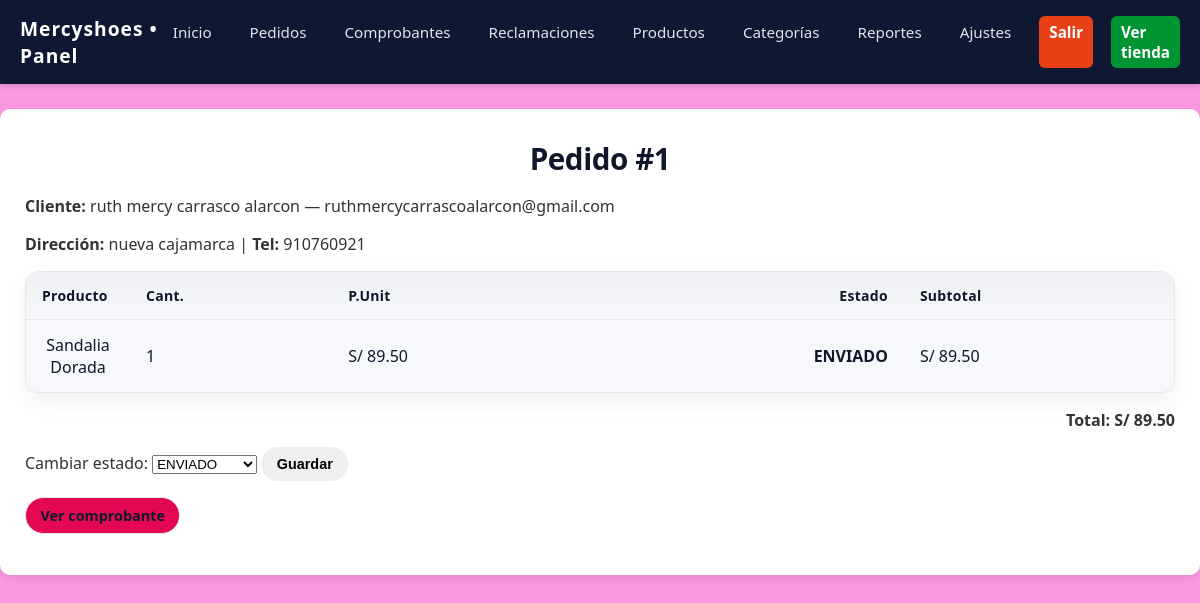
/index.php?r=admin/order/1 (signed in), run on the app's committed database.
### tables this page shows
CREATE TABLE IF NOT EXISTS orders (
  id INT AUTO_INCREMENT PRIMARY KEY,
  customer_name VARCHAR(200) NOT NULL,
  customer_email VARCHAR(150) NOT NULL,
  customer_phone VARCHAR(60) DEFAULT '',
  customer_address VARCHAR(255) DEFAULT '',
  total DECIMAL(10,2) NOT NULL DEFAULT 0,
  payment_receipt VARCHAR(255) NOT NULL DEFAULT '',
  status ENUM('PENDIENTE','PAGADO','ENVIADO','CANCELADO') DEFAULT 'PENDIENTE',
  created_at TIMESTAMP DEFAULT CURRENT_TIMESTAMP
);

CREATE TABLE IF NOT EXISTS order_items (
  id INT AUTO_INCREMENT PRIMARY KEY,
  order_id INT NOT NULL,
  product_id INT NOT NULL,
  quantity INT NOT NULL,
  unit_price DECIMAL(10,2) NOT NULL,
  subtotal DECIMAL(10,2) NOT NULL,
  FOREIGN KEY (order_id) REFERENCES orders(id) ON DELETE CASCADE,
  FOREIGN KEY (product_id) REFERENCES products(id) ON DELETE RESTRICT
);

CREATE TABLE IF NOT EXISTS products (
  id INT AUTO_INCREMENT PRIMARY KEY,
  category_id INT NULL,
  name VARCHAR(200) NOT NULL,
  description TEXT,
  price DECIMAL(10,2) NOT NULL DEFAULT 0,
  stock INT NOT NULL DEFAULT 0,
  image VARCHAR(255) DEFAULT '',
  FOREIGN KEY (category_id) REFERENCES categories(id) ON DELETE SET NULL
);

### core/Controller.php (called while the page is built, shortened)
<?php
class Controller {
    protected function render($viewPath, $data = [], $layout = 'main') {
        extract($data);
        $layoutFile = __DIR__ . '/../app/views/partials/layout_' . $layout . '.php';
        include $layoutFile;
    }
}
?>

### app/controllers/AdminController.php (called while the page is built, shortened)
<?php
class AdminController extends Controller
{
    public function order($id)
    {
        $m = new Order();
        $order = $m->find($id);
        $items = $m->items($id);
        $this->render('admin/order_view', compact('order', 'items'), 'admin');
    }
}

### index.php (called while the page is built, shortened)
<?php
spl_autoload_register(function($class) {
    $paths = [
        __DIR__ . '/core/' . $class . '.php',
        __DIR__ . '/app/controllers/' . $class . '.php',
        __DIR__ . '/app/models/' . $class . '.php',
    ];
    foreach ($paths as $p) if (file_exists($p)) { require $p; return; }
});
$route = isset($_GET['r']) ? trim($_GET['r']) : 'home/index';
$parts = array_values(array_filter(explode('/', $route)));
$action = $parts[1] ?? 'index';
$params = array_slice($parts, 2);
$c = new $controller();
call_user_func_array([$c, $action], $params);
?>

### core/Database.php (called while the page is built)
<?php
class Database {
    private static $instance = null;
    public static function getInstance() {
        if (self::$instance === null) {
            $dsn = 'mysql:host=' . DB_HOST . ';dbname=' . DB_NAME . ';charset=utf8mb4';
            try {
                self::$instance = new PDO($dsn, DB_USER, DB_PASS, [
                    PDO::ATTR_ERRMODE => PDO::ERRMODE_EXCEPTION,
                    PDO::ATTR_DEFAULT_FETCH_MODE => PDO::FETCH_ASSOC,
                ]);
            } catch (PDOException $e) {
                die('DB connection failed: ' . $e->getMessage());
            }
        }
        return self::$instance;
    }
}
?>

### app/models/Order.php (called while the page is built, shortened)
<?php
class Order {
    private $db;
    public function __construct(){ $this->db = Database::getInstance(); }
    public function find($id){
        $s=$this->db->prepare('SELECT * FROM orders WHERE id=?'); $s->execute([$id]); return $s->fetch();
    }
    public function items($order_id){
        $s=$this->db->prepare('SELECT oi.*, p.name, od.`status` FROM order_items oi INNER JOIN products p ON p.id=oi.product_id
                                INNER JOIN orders od ON od.id=oi.order_id  WHERE oi.order_id=?');
        $s->execute([$order_id]);
        return $s->fetchAll();
    }
}
?>

### app/views/admin/order_view.php (the view, shortened to what this page needs)
<h1>Pedido #<?php echo $order['id']; ?></h1>
<p><strong>Cliente:</strong> <?php echo htmlspecialchars($order['customer_name']); ?> — <?php echo htmlspecialchars($order['customer_email']); ?></p>
<p><strong>Dirección:</strong> <?php echo htmlspecialchars($order['customer_address']); ?> | <strong>Tel:</strong> <?php echo htmlspecialchars($order['customer_phone']); ?></p>
<table class="table">
<thead><tr><th>Producto</th><th>Cant.</th><th>P.Unit</th><th>Estado</th><th>Subtotal</th></tr></thead>
<tbody>
<?php foreach($items as $it): ?>
  <tr>
    <td><?php echo htmlspecialchars($it['name']); ?></td>
    <td><?php echo (int)$it['quantity']; ?></td>
    <td>S/ <?php echo number_format($it['unit_price'],2); ?></td>
    <td><?php echo $it['status']; ?></td>
    <td>S/ <?php echo number_format($it['subtotal'],2); ?></td>
  </tr>
<?php endforeach; ?>
</tbody>
</table>
<p style="text-align:right"><strong>Total: S/ <?php echo number_format($order['total'],2); ?></strong></p>
<form method="post" action="<?php echo BASE_URL; ?>?r=admin/status">
  <label>Cambiar estado:</label>
  <select name="status">
    <?php foreach(['PENDIENTE','PAGADO','ENVIADO','CANCELADO'] as $s): ?>
      <option value="<?php echo $s; ?>" <?php if($order['status']==$s) echo 'selected'; ?>><?php echo $s; ?></option>
    <?php endforeach; ?>
  </select>
  <button class="btn" type="submit">Guardar</button>
</form>
<p><a class="btn light" href="<?php echo BASE_URL; ?>?r=checkout/receipt/<?php echo $order['id']; ?>">Ver comprobante</a></p>

### public/assets/css/stylesadmin.css (style rules this page uses)
body.admin-body { font-family: 'Segoe UI', Tahoma, Geneva, Verdana, sans-serif; background: #fa98e4; margin: 0; padding: 0; color: #333; }
.btn { display: inline-block; padding: 8px 14px; border-radius: 6px; font-size: 0.9rem; font-weight: 600; text-decoration: none; transition: all 0.3s ease; text-align: center; }
:root { --surface: #ffffff; --surface-2: #f6f8fc; --text: #0f172a; --muted: #475569; --border: #e5e7eb; --primary: #2563eb; --radius: 14px; --shadow: 0 8px 24px rgba(0,0,0,.06); }
h1 { margin: 4px 0 14px; font-size: clamp(1.35rem, 1.1rem + 1vw, 1.9rem); font-weight: 800; color: var(--text); letter-spacing: -0.015em; text-align: center; }
.table { width: 100%; border-collapse: separate; border-spacing: 0; background: var(--surface); border: 1px solid var(--border); border-radius: var(--radius); overflow: hidden; box-shadow: var(--shadow); }
.table thead th { padding: 14px 16px; text-align: left; font-weight: 700; font-size: .875rem; color: var(--text); letter-spacing: .02em; background: linear-gradient(180deg, rgba(0,0,0,.03), transparent) , var(--surface-2); border-bottom: 1px solid var(--border); white-space: nowrap; }
.table tbody td { padding: 14px 16px; color: var(--text); border-bottom: 1px solid var(--border); vertical-align: middle; }
.table tbody tr:nth-child(odd) td { background: #009432; }
.table tbody tr:last-child td { border-bottom: none; }
.table tbody td:nth-child(1) { text-align: center; width: 72px; font-variant-numeric: tabular-nums; }
.table tbody td:nth-child(3) { white-space: nowrap; font-variant-numeric: tabular-nums; }
.table tbody td:nth-child(4) { text-align: right; font-weight: 700; font-variant-numeric: tabular-nums; }
.table thead th:nth-child(4) { text-align: right; }
.btn { display: inline-flex; align-items: center; gap: .5rem; padding: .5rem .9rem; border-radius: 999px; font-weight: 700; text-decoration: none; border: 1px solid transparent; transition: background .2s ease, color .2s ease, border-color .2s ease, transform .06s ease, box-shadow .2s ease; }
.btn.light { background: #e40754; border-color: var(--border); color: var(--text); text-align: center; }
.table { max-width: 100%; }

### data on the page
orders: id "1", customer_name "ruth mercy carrasco alarcon", customer_email "ruthmercycarrascoalarcon@gmail.com", customer_address "nueva cajamarca", customer_phone "910760921", total "89.50", status "ENVIADO"
order_items: product.name "Sandalia Dorada", quantity "1", unit_price "89.50", order.status "ENVIADO", subtotal "89.50"
